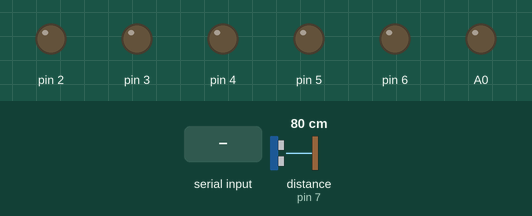
Simulated run of this sketch. Board: Arduino Uno, built with avr-gcc and run on an emulated ATmega328P. On the bench: output pins drawn as LEDs (lit = HIGH). Inputs (shaded band) come from the test bench; at power-on: distance to the obstacle (sensor on pin 7) 80 cm. The echo pulse lasts 58.3 µs per cm; pins used as bus, display or sensor lines are not drawn; what the sketch prints to the serial monitor is not drawn.

Above: at 1.2 s.
1.3 s: "B" received over the second serial link
At 2.5 s:
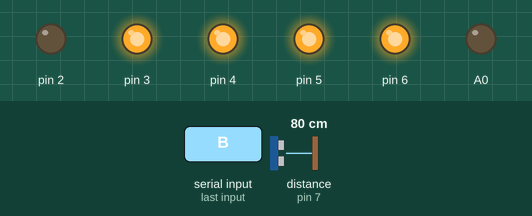
2.8 s: "F" received over the second serial link
At 3.9 s:
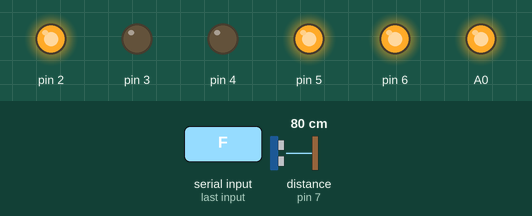
4.3 s: "R" received over the second serial link
At 5.1 s:
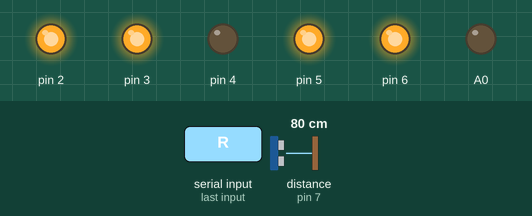
5.8 s: "L" received over the second serial link
At 6.3 s:
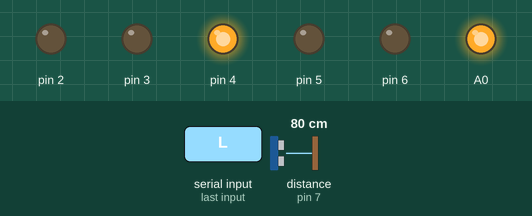
Timing chart, 0 to 8.8 s (numbered marks = the images above; inputs shaded):
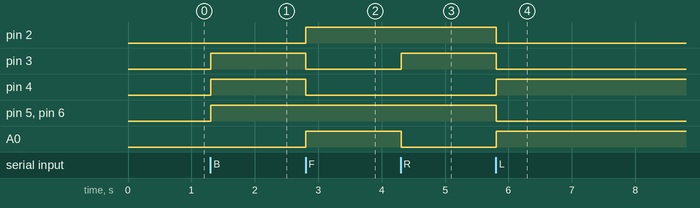

Measured:
- after the input at 1.3 s, pin 3–6: LOW → HIGH at once
- after the input at 2.8 s, pin 2, A0: LOW → HIGH at once; pin 3, pin 4: HIGH → LOW at once
- after the input at 4.3 s, pin 3: LOW → HIGH at once; A0: HIGH → LOW at once
- after the input at 5.8 s, pin 2, pin 3, pin 5, pin 6: HIGH → LOW at once; pin 4, A0: LOW → HIGH at once

The sketch:

blur.ino
```cpp
#include <SoftwareSerial.h>

SoftwareSerial blue(11,10);
int trig=7;
int echo=8;
float b;
char a;
void setup() {Serial.begin(9600);
blue.begin(9600);
 pinMode(4,OUTPUT);
 pinMode(2,OUTPUT);
 pinMode(3,OUTPUT);
  pinMode(A0,OUTPUT);
  pinMode(5,OUTPUT);
    pinMode(6,OUTPUT);
    pinMode(8,OUTPUT);
    pinMode(7,INPUT);}

void loop() {
    pulse();


if (blue.available())
{
  a =blue.read();

Serial.print(a);


 if (a=='B')
 {digitalWrite(5,HIGH);
  digitalWrite(6,HIGH);
  digitalWrite(4,HIGH);
  digitalWrite(2,LOW);
  digitalWrite(3,HIGH);
  digitalWrite(A0,LOW);


 }
 if (a=='F')
 {
  digitalWrite(5,HIGH);
  digitalWrite(6,HIGH);

  digitalWrite(4,LOW);
  digitalWrite(2,HIGH);
  digitalWrite(3,LOW);
  digitalWrite(A0,HIGH);

}
if (a=='R')
 {
  digitalWrite(5,HIGH);
  digitalWrite(6,HIGH);
  digitalWrite(4,LOW);
  digitalWrite(2,HIGH);
  digitalWrite(3,HIGH);
  digitalWrite(A0,LOW);
 }
 if (a=='L')
 {
  digitalWrite(5,LOW);
  digitalWrite(6,LOW);
  digitalWrite(4,HIGH);
  digitalWrite(2,LOW);
  digitalWrite(3,LOW);
  digitalWrite(A0,HIGH);
 }
 if (a=='S')
 {
  digitalWrite(5,LOW);
  digitalWrite(6,LOW);
  digitalWrite(4,LOW);
  digitalWrite(2,LOW);
  digitalWrite(3,LOW);
  digitalWrite(A0,LOW);
 }
}
}
void pulse()
{
  digitalWrite(echo,HIGH);
delayMicroseconds(10);
digitalWrite(echo,LOW);
delayMicroseconds(2);
long a=pulseIn(trig,HIGH);
b=a/58.2;
Serial.println("hunter");
Serial.print(b);
}
```
